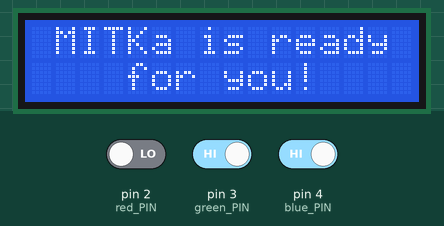
The sketch below on a simulated Arduino Uno, built with avr-gcc and run on an emulated ATmega328P. On the bench: 16×2 character LCD. The test bench sets the inputs (shaded band); at power-on: pin 3 (green_PIN) HIGH, pin 4 (blue_PIN) HIGH, pin 2 (red_PIN) LOW.

Above: at 1.2 s.
1.3 s: pin 3 (green_PIN) driven LOW
At 1.8 s:
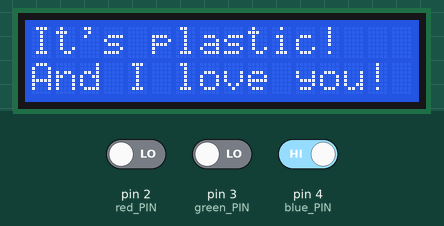
2.8 s: pin 3 (green_PIN) driven HIGH
At 4.0 s:
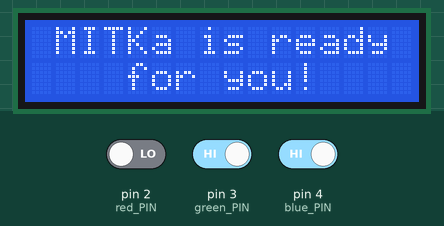
4.3 s: pin 4 (blue_PIN) driven LOW
At 5.4 s:
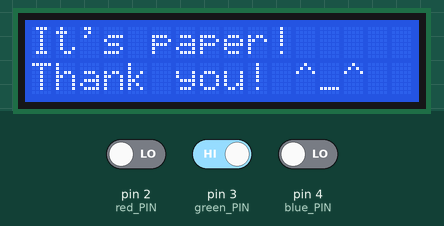
5.8 s: pin 4 (blue_PIN) driven HIGH
At 6.5 s:
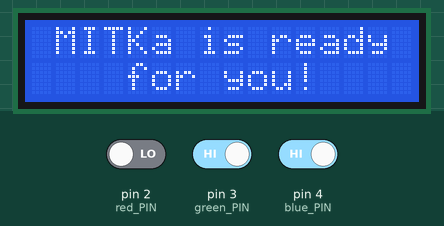
7.3 s: pin 2 (red_PIN) driven HIGH and pin 3 (green_PIN) driven LOW and pin 4 (blue_PIN) driven LOW
At 7.6 s:
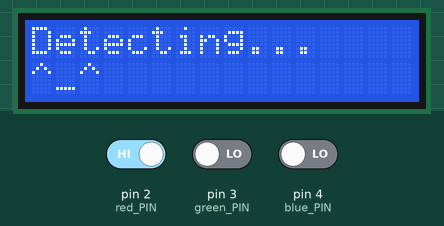
Timing chart, 0 to 9.8 s (numbered marks = the images above; inputs shaded):
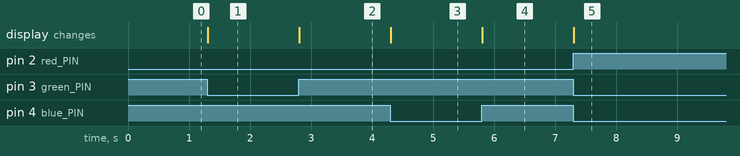

Measured:
- after the input at 1.3 s, the display: changes at once (image 1)
- after the input at 2.8 s, the display: changes at once (image 2)
- after the input at 4.3 s, the display: changes at once (image 3)
- after the input at 5.8 s, the display: changes at once (image 4)
- after the input at 7.3 s, the display: changes at once (image 5)

The sketch:

Display_for_Thrashers.ino
```cpp
#include <LiquidCrystal.h>          //the liquid crystal libarry contains commands for printing to the display

#define red_PIN 2
#define green_PIN 3
#define blue_PIN 4

LiquidCrystal lcd(12, 11, 10, 9, 8, 7);   // tell the RedBoard what pins are connected to the display

void setup() {
  lcd.begin(16, 2);                 //tell the lcd library that we are using a display that is 16 characters wide and 2 characters high
  lcd.clear();                      //clear the display
  pinMode(red_PIN, INPUT);
  pinMode(green_PIN, INPUT);
  pinMode(blue_PIN, INPUT);
}

void loop() {
  detect_material();
}

void detect_material(){
  if ((digitalRead(red_PIN) == HIGH)&&(digitalRead(green_PIN) == LOW)&&(digitalRead(blue_PIN) == LOW)){
    lcd.setCursor(0,0);               //set the cursor to the 0,0 position (top left corner)
    lcd.print("Detecting...    ");       //print hello, world! starting at that position
    lcd.setCursor(0,1);               //mvoe the cursor to the first space of the bottom row
    lcd.print("^_^             ");         //print the number of seconds that have passed since the last reset
  }
  else if ((digitalRead(red_PIN) == LOW)&&(digitalRead(green_PIN) == HIGH)&&(digitalRead(blue_PIN) == LOW)){
    lcd.setCursor(0,0);               //set the cursor to the 0,0 position (top left corner)
    lcd.print("It's paper!     ");       //print hello, world! starting at that position
    lcd.setCursor(0,1);               //mvoe the cursor to the first space of the bottom row
    lcd.print("Thank you! ^_^  ");         //print the number of seconds that have passed since the last reset
  }
  else if ((digitalRead(red_PIN) == LOW)&&(digitalRead(green_PIN) == LOW)&&(digitalRead(blue_PIN) == HIGH)){
    lcd.setCursor(0,0);               //set the cursor to the 0,0 position (top left corner)
    lcd.print("It's plastic!   ");       //print hello, world! starting at that position
    lcd.setCursor(0,1);               //mvoe the cursor to the first space of the bottom row
    lcd.print("And I love you! ");         //print the number of seconds that have passed since the last reset
  }
  else if ((digitalRead(red_PIN) == LOW)&&(digitalRead(green_PIN) == LOW)&&(digitalRead(blue_PIN) == LOW)){
    lcd.setCursor(0,0);               //set the cursor to the 0,0 position (top left corner)
    lcd.print(" MITKa is ready ");       //print hello, world! starting at that position
    lcd.setCursor(0,1);               //mvoe the cursor to the first space of the bottom row
    lcd.print("    for you!    ");         //print the number of seconds that have passed since the last reset
  }
  else{
    lcd.setCursor(0,0);               //set the cursor to the 0,0 position (top left corner)
    lcd.print(" MITKa is ready ");       //print hello, world! starting at that position
    lcd.setCursor(0,1);               //mvoe the cursor to the first space of the bottom row
    lcd.print("    for you!    ");         //print the number of seconds that have passed since the last reset
  }
}
```
